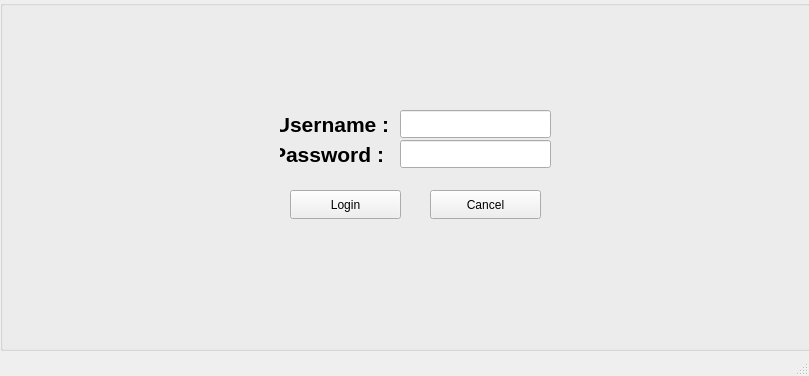
<?xml version="1.0" encoding="UTF-8"?>
<ui version="4.0">
 <class>MainWindow</class>
 <widget class="QMainWindow" name="MainWindow">
  <property name="geometry">
   <rect>
    <x>0</x>
    <y>0</y>
    <width>809</width>
    <height>376</height>
   </rect>
  </property>
  <property name="windowTitle">
   <string>MainWindow</string>
  </property>
  <widget class="QWidget" name="centralwidget">
   <widget class="QGroupBox" name="groupBox">
    <property name="geometry">
     <rect>
      <x>0</x>
      <y>0</y>
      <width>811</width>
      <height>351</height>
     </rect>
    </property>
    <property name="title">
     <string/>
    </property>
    <widget class="QLabel" name="label">
     <property name="geometry">
      <rect>
       <x>280</x>
       <y>110</y>
       <width>115</width>
       <height>28</height>
      </rect>
     </property>
     <property name="font">
      <font>
       <pointsize>16</pointsize>
       <bold>true</bold>
      </font>
     </property>
     <property name="text">
      <string>Username : </string>
     </property>
     <property name="alignment">
      <set>Qt::AlignRight|Qt::AlignTrailing|Qt::AlignVCenter</set>
     </property>
    </widget>
    <widget class="QLabel" name="label_2">
     <property name="geometry">
      <rect>
       <x>280</x>
       <y>140</y>
       <width>104</width>
       <height>28</height>
      </rect>
     </property>
     <property name="font">
      <font>
       <pointsize>16</pointsize>
       <bold>true</bold>
      </font>
     </property>
     <property name="text">
      <string>Password :</string>
     </property>
     <property name="alignment">
      <set>Qt::AlignRight|Qt::AlignTrailing|Qt::AlignVCenter</set>
     </property>
    </widget>
    <widget class="QLineEdit" name="lineEdit_username">
     <property name="geometry">
      <rect>
       <x>400</x>
       <y>110</y>
       <width>151</width>
       <height>28</height>
      </rect>
     </property>
    </widget>
    <widget class="QLineEdit" name="lineEdit_password">
     <property name="geometry">
      <rect>
       <x>400</x>
       <y>140</y>
       <width>151</width>
       <height>28</height>
      </rect>
     </property>
     <property name="echoMode">
      <enum>QLineEdit::Password</enum>
     </property>
    </widget>
    <widget class="QPushButton" name="pushButton_login">
     <property name="geometry">
      <rect>
       <x>290</x>
       <y>190</y>
       <width>111</width>
       <height>29</height>
      </rect>
     </property>
     <property name="text">
      <string>Login</string>
     </property>
    </widget>
    <widget class="QPushButton" name="pushButton_cancel">
     <property name="geometry">
      <rect>
       <x>430</x>
       <y>190</y>
       <width>111</width>
       <height>29</height>
      </rect>
     </property>
     <property name="text">
      <string>Cancel</string>
     </property>
    </widget>
   </widget>
  </widget>
  <widget class="QMenuBar" name="menubar">
   <property name="geometry">
    <rect>
     <x>0</x>
     <y>0</y>
     <width>809</width>
     <height>21</height>
    </rect>
   </property>
  </widget>
  <widget class="QStatusBar" name="statusbar"/>
 </widget>
 <resources/>
 <connections/>
</ui>
